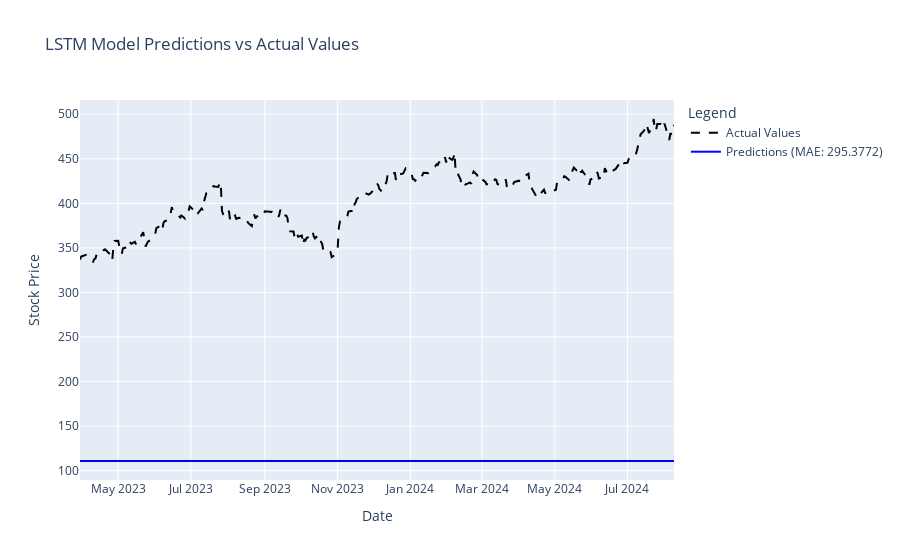

Source (notebook cell):
### Code cell
import numpy as np
import pandas as pd
import yfinance as yf
import tensorflow as tf
from tensorflow.keras.models import Sequential
from tensorflow.keras.layers import LSTM, Dense, Dropout
from tensorflow.keras.optimizers import Adam
from sklearn.metrics import mean_absolute_error
from sklearn.preprocessing import MinMaxScaler
import plotly.graph_objects as go
##################################
# Define the best configuration
#################################
# IMPORTANT
#################################
# Best Configuration - Years: 10, Batch Size: 32, Epochs: 60 - MAE: 3.2200385199652777


best_years = 5
best_batch_size = 32
best_epochs = 60

##########################################################################
# Configuration for the LSTM model (Random Search - ******IMPORTANT******)
##########################################################################
config = {'units': 100, 'dropout': 0.1, 'learning_rate': 0.01}


# Download the data
start_date = '2021-01-01'
end_date = '2024-08-10'
all_stocks = ['BA', 'MSI', 'DE', 'SPGI']
df = yf.download(all_stocks, start=start_date, end=end_date)['Adj Close']
df = df.reset_index()

#test_start = '2024-01-01'
#test_end = '2024-08-10'

test_start = '2023-01-01'
test_end = '2024-08-10'
# Prepare the BA stock data
df['Date'] = pd.to_datetime(df['Date'])
df.set_index('Date', inplace=True)
df = df['SPGI']

# Preprocess Data
def preprocess_data(df, window_size):
    #scaler = MinMaxScaler(feature_range=(0, 1))
    #scaled_data = scaler.fit_transform(df.values.reshape(-1, 1))

    scaled_data = df.values.reshape(-1, 1)

    X, y, dates = [], [], []
    for i in range(window_size, len(df)):
        X.append(scaled_data[i-window_size:i, 0])
        y.append(scaled_data[i, 0])
        dates.append(df.index[i])  # Collect dates for plotting

    X, y = np.array(X), np.array(y)
    X = np.reshape(X, (X.shape[0], X.shape[1], 1))  # Reshape for LSTM [samples, time steps, features]

    return X, y, None, dates

# Define LSTM Model
def create_lstm_model(units, dropout, learning_rate):
    model = Sequential()
    
    # First LSTM layer with return_sequences=True
    model.add(LSTM(units=units, return_sequences=True, input_shape=(90, 1)))
    model.add(Dropout(dropout))  # Dropout for regularization
    
    # Second LSTM layer
    model.add(LSTM(units=units // 2, return_sequences=True))  # Smaller number of units
    model.add(Dropout(dropout))  # Dropout for regularization
    
    # Third LSTM layer, with return_sequences=False, indicating end of LSTM stack
    model.add(LSTM(units=units // 2, return_sequences=False))
    model.add(Dropout(dropout))  # Dropout for regularization
    
    # Final Dense layer
    model.add(Dense(1))
    
    # Compile the model with Adam optimizer and MAE loss
    model.compile(optimizer=Adam(learning_rate=learning_rate), loss='mean_absolute_error')
    
    return model

# Train and evaluate each model configuration
def train_and_evaluate(X_train, y_train, X_test, y_test, hyperparams, epochs, batch_size):
        model = create_lstm_model(hyperparams['units'], hyperparams['dropout'], hyperparams['learning_rate'])
        model.fit(X_train, y_train, epochs=epochs, batch_size=batch_size, verbose=0)
        predictions = model.predict(X_test)
        mae = mean_absolute_error(y_test, predictions)
        return mae, predictions




# Prepare the data using the best configuration
train_end = pd.to_datetime('2023-12-31').tz_localize(None)
print(train_end)
train_start = train_end - pd.DateOffset(years=best_years)
df_train = df[train_start:train_end]
df_test = df[test_start:test_end]

# Prepare data
window_size = 60
X_train, y_train, scaler, train_dates = preprocess_data(df_train, window_size)
X_test, y_test, _, test_dates = preprocess_data(df_test, window_size)

# Train the model using the best configuration
model = create_lstm_model(units=150, dropout=0.2, learning_rate=0.001)
model.fit(X_train, y_train, epochs=best_epochs, batch_size=best_batch_size, verbose=0)

# Make predictions on the test data
predictions = model.predict(X_test)

# Inverse transform the predictions and true values using the scaler
#predictions = scaler.inverse_transform(predictions)
#y_test = scaler.inverse_transform(y_test.reshape(-1, 1))

# Calculate MAE
mae = mean_absolute_error(y_test, predictions)
print(f"MAE on Test Data: {mae}")

# Create a Plotly plot to show the predictions and actual values
fig = go.Figure()

# Plot actual values
fig.add_trace(go.Scatter(x=test_dates, y=y_test.flatten(), mode='lines', name='Actual Values', line=dict(color='black', dash='dash')))

# Plot predictions
fig.add_trace(go.Scatter(x=test_dates, y=predictions.flatten(), mode='lines', name=f'Predictions (MAE: {mae:.4f})', line=dict(color='blue')))

# Add layout details
fig.update_layout(
    title="LSTM Model Predictions vs Actual Values",
    xaxis_title="Date",
    yaxis_title="Stock Price",
    legend_title="Legend",
    hovermode="x unified"
)

# Show the plot
fig.show()

### Figure 1 — Plotly figure (JSON) as saved in the notebook; plotly's stock layout.template omitted (floating-point values rounded to 4 significant figures; data arrays with more than 128 entries replaced by an {"elided": "..."} marker saying what was removed)
{"data": [{"line": {"color": "black", "dash": "dash"}, "mode": "lines", "name": "Actual Values", "type": "scatter", "x": {"elided": "343 str values"}, "y": {"elided": "343 float values"}}, {"line": {"color": "blue"}, "mode": "lines", "name": "Predictions (MAE: 295.3772)", "type": "scatter", "x": {"elided": "343 str values"}, "y": {"elided": "343 float values"}}], "layout": {"hovermode": "x unified", "legend": {"title": {"text": "Legend"}}, "title": {"text": "LSTM Model Predictions vs Actual Values"}, "xaxis": {"title": {"text": "Date"}}, "yaxis": {"title": {"text": "Stock Price"}}}}
